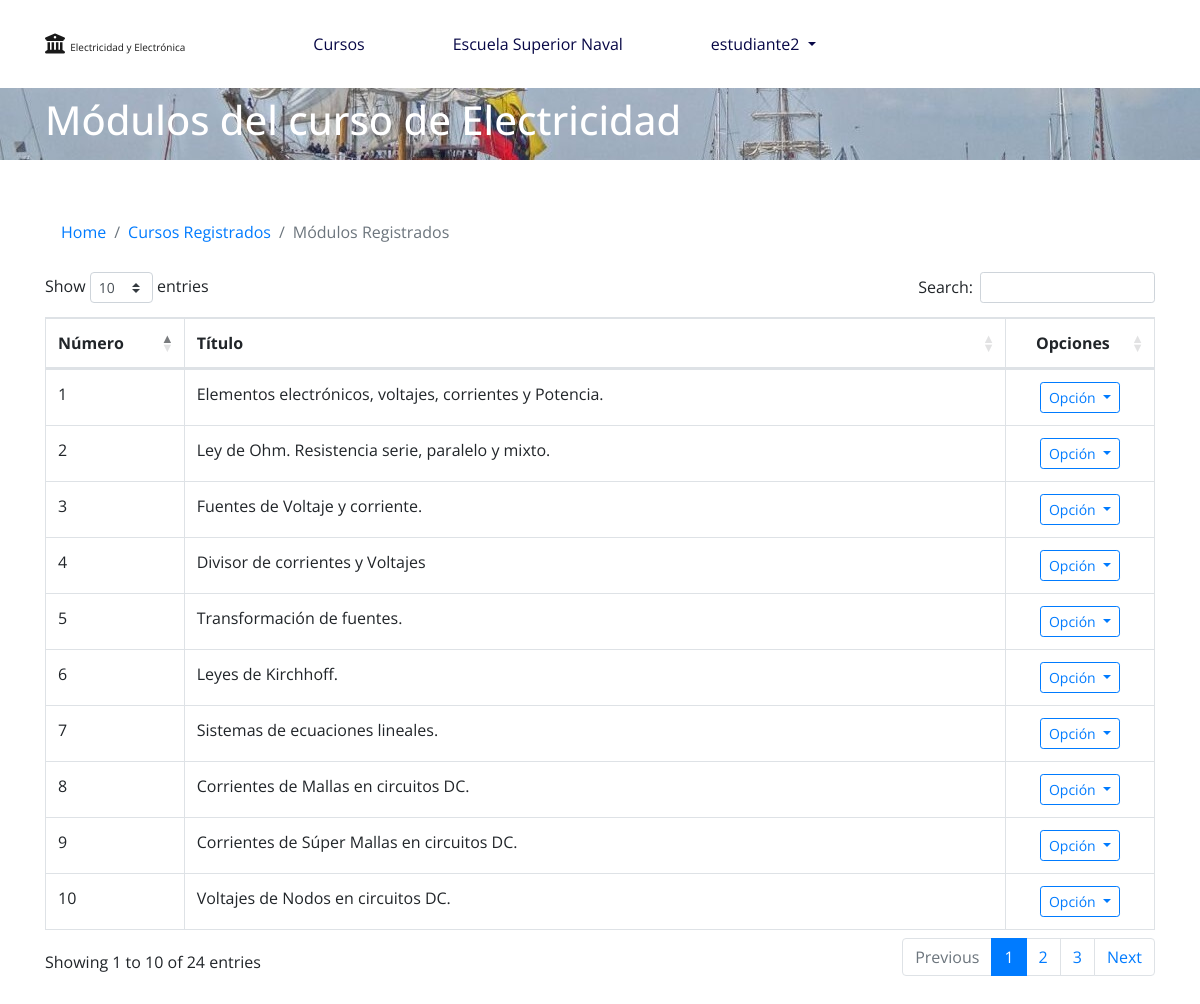
Screenshot of /curso/modulo/registros/1/ (signed in) with the database file from the repository.
### curso/models.py (models this page shows, shortened)
class Curso(models.Model):
    nombre = models.CharField(verbose_name='Nombre del Curso', max_length=50, unique=True)
    descripcion = models.TextField(verbose_name='Descripción', max_length=600)
    comentario = models.TextField(verbose_name='Comentario', max_length=600)
    icono = models.ImageField(verbose_name='Icono', upload_to='fotos_curso/', null=True, blank=True)
    class Meta:
        verbose_name = 'Curso'
        verbose_name_plural = 'Cursos'

class Modulo(models.Model):
    numero = models.IntegerField(verbose_name='Numero del Módulo')
    titulo = models.CharField(verbose_name='Título', max_length=200, blank=False, null=False)
    curso = models.ForeignKey(Curso, verbose_name="Curso", on_delete=models.CASCADE)
    class Meta:
        verbose_name = 'Módulo'
        verbose_name_plural = 'Módulos'
        ordering = ('numero',)

### curso/views.py (the view)
# urls.py: re_path(r'^modulo/registros/(?P<curso_id>[0-9]+)/$', registro_modulos),
@login_required(login_url='/login/')
def registro_modulos(request, curso_id):
    data = {}
    data['user'] = request.user
    data['curso'] = Curso.objects.get(id=curso_id)
    modulos = Modulo.objects.filter(curso__id=curso_id)
    data['modulos'] = modulos
    return render(request, 'curso/admin/listar_modulo.html', data)

### templates/curso/admin/listar_modulo.html (shortened to what this page needs)
{% extends 'base-public.html' %}
{% block head %}
    <link rel="stylesheet" href="https://cdn.datatables.net/1.10.19/css/dataTables.bootstrap4.min.css">
{% endblock %}
{% block container %}
    <nav id="nav-foto" class="navbar undercontainer">
        <div class="container">
            <h1 class="h1 text-white">
                {% if eval %}
                    (Evaluación) Módulos del curso de {{ curso.nombre }}
                {% else %}
                    Módulos del curso de {{ curso.nombre }}
                {% endif %}
            </h1>
        </div>
    </nav>
    <div class="container mt-5 mb-5">
        <nav aria-label="breadcrumb">
          <ol class="breadcrumb bg-white">
              <li class="breadcrumb-item"><a href="/">Home</a></li>
              {% if eval %}
                  <li class="breadcrumb-item"><a href="/evaluacion/">Cursos Registrados</a></li>
              {% else %}
                  <li class="breadcrumb-item"><a href="/curso/modulo/nuevo/">Cursos Registrados</a></li>
              {% endif %}
              <li class="breadcrumb-item active" aria-current="page">Módulos Registrados</li>
          </ol>
        </nav>
        <div class="row">
            <div class="col-12 table-responsive">
                <table class="table table-bordered table-hover display" id="tb_modulos">
                    <thead>
                        <th>
                            Número
                        </th>
                        <th>
                            Título
                        </th>
                        <th class="text-center">
                            Opciones
                        </th>
                    </thead>
                    <tbody>
                        {% for modulo in modulos %}
                            <tr>
                                <td>
                                    {{ modulo.numero }}
                                </td>
                                <td>
                                    {{ modulo.titulo }}
                                </td>
                                <td class="text-center">
                                    {% if eval %}
                                        {% if modulo.eval_count > 0 %}
                                            <div class="dropdown">
                                                <button class="btn btn-outline-primary btn-sm dropdown-toggle" type="button" id="btn_opcion" data-toggle="dropdown" aria-haspopup="true" aria-expanded="false">
                                                    Opción
                                                </button>
                                                <div class="dropdown-menu" aria-labelledby="btn_opcion">
                                                    <a href="/evaluacion/listar/submodulo/{{ modulo.id }}/" class="dropdown-item">Ver Evaluación Registrada</a>
                                                    <a href="/evaluacion/eliminar/{{ modulo.id }}/" class="dropdown-item">Eliminar Evaluación</a>
                                                </div>
                                            </div>
                                        {% else %}
                                            <a href="/evaluacion/listar/submodulo/{{ modulo.id }}/" class="btn btn-outline-primary">Registrar Evaluación</a>
                                        {% endif %}
                                    {% else %}
                                        <div class="dropdown">
                                          <button class="btn btn-outline-primary btn-sm dropdown-toggle" type="button" id="btn_opcion" data-toggle="dropdown" aria-haspopup="true" aria-expanded="false">
                                            Opción
                                          </button>
                                        </div>
                                    {% endif %}
                                </td>
                            </tr>
                        {% endfor %}
                    </tbody>
                </table>
            </div>
        </div>
    </div>
{% endblock %}

### templates/base-public.html (shortened to what this page needs)
<!DOCTYPE html>
<html lang="es-ec">
<head>
    <link rel="stylesheet" href="https://stackpath.bootstrapcdn.com/bootstrap/4.3.1/css/bootstrap.min.css"
>
    <link rel="stylesheet"
        href="https://cdn.jsdelivr.net/npm/bootstrap-select@1.13.9/dist/css/bootstrap-select.min.css">
    <link rel="stylesheet" href="/static/css/home.css">
    {% block head %}
    {% endblock %}
</head>
<body>
<nav class="navbar navbar-fixed-top navbar-expand-lg navbar-light pt-md-4 pmd-navbar mb-lg-3 nav-md-justified"
        role="navigation">
        <div class="container">
            <a id="logo1" href="/" class="navbar-brand mr-md-5">
                <i class="fa fa-university"></i>
                <span style="font-size: 10px;">Electricidad y Electrónica</span>
            </a>
            <div class="collapse navbar-collapse" id="menu">
                <ul class="navbar-nav">
                    <li class="nav-item px-lg-4 ml-lg-5">
                        <a style="color: rgb(7, 7, 70);" href="/" class="nav-link">
                            Cursos
                        </a>
                    </li>
                    <li class="nav-item px-lg-4 ml-lg-4">
                        <a style="color: rgb(7, 7, 70);" href="http://186.3.65.147:8069/page/homepage" class="nav-link">
                            Escuela Superior Naval
                        </a>
                    </li>
                    <li class="nav-item dropdown pmd-dropdown px-lg-4 ml-lg-4">
                        <a style="color: rgb(7, 7, 70);" href="#" class="nav-link dropdown-toggle"
                            data-toggle="dropdown" id="navbardrop" data-slidebar="true" role="button"
                            aria-haspopup="true" aria-expanded="false">
                            {{ user.username }}
                        </a>
                    </li>
                </ul>
            </div>
        </div>
    </nav>
        {% block container %}
        {% endblock %}
</body>
</html>

### static/css/home.css (style rules this page uses)
#nav-foto { background-image: url('/static/media/fondo-nav-naval.jpg'); }

### templates/base-public.html (style rules this page uses)
body { font-family: 'Open Sans', sans-serif; }

### rows the page displays
Curso: nombre "Electricidad"
Modulo: numero "1", titulo "Elementos electrónicos, voltajes, corrientes y Potencia."
Modulo: numero "2", titulo "Ley de Ohm. Resistencia serie, paralelo y mixto."
Modulo: numero "3", titulo "Fuentes de Voltaje y corriente."
Modulo: numero "4", titulo "Divisor de corrientes y Voltajes"
Modulo: numero "5", titulo "Transformación de fuentes."
Modulo: numero "6", titulo "Leyes de Kirchhoff."
Modulo: numero "7", titulo "Sistemas de ecuaciones lineales."
Modulo: numero "8", titulo "Corrientes de Mallas en circuitos DC."
Modulo: numero "9", titulo "Corrientes de Súper Mallas en circuitos DC."
Modulo: numero "10", titulo "Voltajes de Nodos en circuitos DC."

### other values shown
{{ user.username }} "estudiante2"
